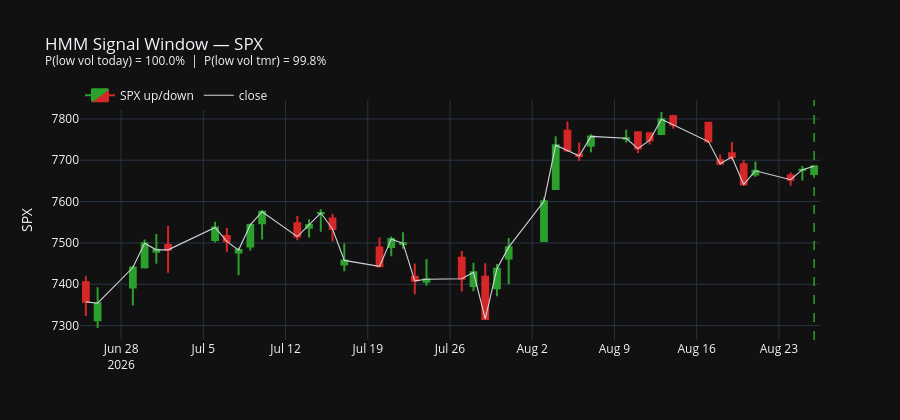
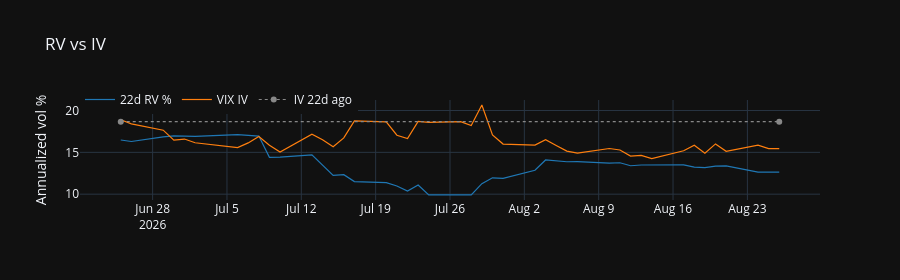

The cell these charts' notebook holds for them, in order:
### Code cell
def high_vol_shapes(dates, regimes):
    shapes, start = [], None
    for i, (d, r) in enumerate(zip(dates, regimes)):
        high = r == "high_vol"
        if high and start is None:
            start = d
        elif not high and start is not None:
            shapes.append(dict(
                type="rect", xref="x", yref="paper", x0=start, x1=dates[i - 1], y0=0, y1=1,
                fillcolor="rgba(255,0,0,0.25)", line=dict(width=0), layer="below",
            ))
            start = None
    if start is not None:
        shapes.append(dict(
            type="rect", xref="x", yref="paper", x0=start, x1=dates[-1], y0=0, y1=1,
            fillcolor="rgba(255,0,0,0.25)", line=dict(width=0), layer="below",
        ))
    return shapes


def plot_hmm(data):
    dates = data.get("hmm_dates") or []
    if not dates:
        print("HMM history empty.")
        return
    shapes = high_vol_shapes(dates, data.get("hmm_regimes") or [])
    if data.get("hmm_today_date"):
        shapes.append(dict(
            type="line", xref="x", yref="paper",
            x0=data["hmm_today_date"], x1=data["hmm_today_date"], y0=0, y1=1,
            line=dict(color="#2ca02c", width=1.5, dash="dash"),
        ))
    fig = go.Figure()
    fig.add_candlestick(
        x=dates, open=data["hmm_opens"], high=data["hmm_highs"],
        low=data["hmm_lows"], close=data["hmm_prices"], name=f"{INDEX} up/down",
        increasing_line_color="#2ca02c", increasing_fillcolor="#2ca02c",
        decreasing_line_color="#d62728", decreasing_fillcolor="#d62728",
    )
    fig.add_scatter(x=dates, y=data["hmm_prices"], name="close",
                    line=dict(color="#d0d4dc", width=1.1))
    fig.update_layout(
        title=f"HMM Signal Window — {INDEX}<br><sup>P(low vol today) = {data['hmm_prob_today']}%  |  P(low vol tmr) = {data['hmm_prob_tmr']}%</sup>",
        template="plotly_dark", height=420, hovermode="x unified",
        legend=dict(orientation="h", y=1.08), shapes=shapes,
        yaxis_title=INDEX, xaxis=dict(type="date", rangeslider=dict(visible=False)),
    )
    fig.show()

    iv_label = data.get("hmm_iv_label") or "VIX"
    vol = go.Figure()
    vol.add_scatter(x=dates, y=data["hmm_rv"], name="22d RV %", line=dict(color="#1f77b4", width=1.2))
    vol.add_scatter(x=dates, y=data["hmm_iv"], name=f"{iv_label} IV", line=dict(color="#ff7f0e", width=1.2))
    if data.get("hmm_iv_22d_ago") is not None and np.isfinite(data["hmm_iv_22d_ago"]):
        vol.add_scatter(
            x=[dates[0], dates[-1]], y=[data["hmm_iv_22d_ago"], data["hmm_iv_22d_ago"]],
            name="IV 22d ago", line=dict(color="#888888", width=1.2, dash="dot"),
        )
    vol.update_layout(
        title="RV vs IV", template="plotly_dark", height=280, hovermode="x unified",
        legend=dict(orientation="h", y=1.15), shapes=high_vol_shapes(dates, data.get("hmm_regimes") or []),
        yaxis_title="Annualized vol %", xaxis=dict(type="date", rangeslider=dict(visible=False)),
    )
    vol.show()


plot_hmm(data)

### Figure 1 — Plotly figure (JSON) as saved in the notebook; plotly's stock layout.template omitted (floating-point values rounded to 4 significant figures)
{"data": [{"close": [7357.0, 7354.0, 7440.0, 7499.0, 7483.0, 7483.0, 7537.0, 7504.0, 7483.0, 7544.0, 7575.0, 7515.0, 7544.0, 7572.0, 7534.0, 7458.0, 7443.0, 7509.0, 7499.0, 7408.0, 7412.0, 7413.0, 7429.0, 7316.0, 7438.0, 7490.0, 7600.0, 7737.0, 7724.0, 7710.0, 7758.0, 7753.0, 7728.0, 7748.0, 7799.0, 7786.0, 7745.0, 7692.0, 7708.0, 7641.0, 7674.0, 7653.0, 7677.0, 7686.0], "decreasing": {"fillcolor": "#d62728", "line": {"color": "#d62728"}}, "high": [7419.0, 7393.0, 7444.0, 7508.0, 7522.0, 7541.0, 7551.0, 7536.0, 7489.0, 7547.0, 7580.0, 7565.0, 7557.0, 7582.0, 7571.0, 7498.0, 7513.0, 7515.0, 7526.0, 7450.0, 7461.0, 7481.0, 7452.0, 7451.0, 7449.0, 7512.0, 7610.0, 7758.0, 7794.0, 7743.0, 7763.0, 7774.0, 7768.0, 7766.0, 7817.0, 7810.0, 7791.0, 7714.0, 7744.0, 7700.0, 7697.0, 7670.0, 7686.0, 7687.0], "increasing": {"fillcolor": "#2ca02c", "line": {"color": "#2ca02c"}}, "low": [7324.0, 7294.0, 7349.0, 7438.0, 7450.0, 7428.0, 7501.0, 7479.0, 7422.0, 7482.0, 7508.0, 7506.0, 7513.0, 7527.0, 7504.0, 7431.0, 7441.0, 7468.0, 7486.0, 7376, 7397.0, 7383.0, 7383.0, 7314.0, 7371.0, 7400.0, 7505.0, 7629.0, 7720.0, 7698.0, 7719.0, 7743.0, 7717.0, 7738.0, 7763.0, 7776.0, 7745.0, 7689.0, 7700.0, 7639.0, 7660.0, 7638.0, 7651.0, 7663.0], "name": "SPX up/down", "open": [7405.0, 7313.0, 7392.0, 7441.0, 7479.0, 7495.0, 7507.0, 7517.0, 7477.0, 7492.0, 7548.0, 7548.0, 7537.0, 7572.0, 7559.0, 7448.0, 7489.0, 7490.0, 7497.0, 7418.0, 7406.0, 7464.0, 7396.0, 7418.0, 7390.0, 7462.0, 7505.0, 7631.0, 7772.0, 7714.0, 7735.0, 7752.0, 7768.0, 7765.0, 7763.0, 7807.0, 7791.0, 7700.0, 7717.0, 7690.0, 7666.0, 7663.0, 7677.0, 7667.0], "type": "candlestick", "x": ["2026-06-25", "2026-06-26", "2026-06-29", "2026-06-30", "2026-07-01", "2026-07-02", "2026-07-06", "2026-07-07", "2026-07-08", "2026-07-09", "2026-07-10", "2026-07-13", "2026-07-14", "2026-07-15", "2026-07-16", "2026-07-17", "2026-07-20", "2026-07-21", "2026-07-22", "2026-07-23", "2026-07-24", "2026-07-27", "2026-07-28", "2026-07-29", "2026-07-30", "2026-07-31", "2026-08-03", "2026-08-04", "2026-08-05", "2026-08-06", "2026-08-07", "2026-08-10", "2026-08-11", "2026-08-12", "2026-08-13", "2026-08-14", "2026-08-17", "2026-08-18", "2026-08-19", "2026-08-20", "2026-08-21", "2026-08-24", "2026-08-25", "2026-08-26"]}, {"line": {"color": "#d0d4dc", "width": 1.1}, "name": "close", "type": "scatter", "x": ["2026-06-25", "2026-06-26", "2026-06-29", "2026-06-30", "2026-07-01", "2026-07-02", "2026-07-06", "2026-07-07", "2026-07-08", "2026-07-09", "2026-07-10", "2026-07-13", "2026-07-14", "2026-07-15", "2026-07-16", "2026-07-17", "2026-07-20", "2026-07-21", "2026-07-22", "2026-07-23", "2026-07-24", "2026-07-27", "2026-07-28", "2026-07-29", "2026-07-30", "2026-07-31", "2026-08-03", "2026-08-04", "2026-08-05", "2026-08-06", "2026-08-07", "2026-08-10", "2026-08-11", "2026-08-12", "2026-08-13", "2026-08-14", "2026-08-17", "2026-08-18", "2026-08-19", "2026-08-20", "2026-08-21", "2026-08-24", "2026-08-25", "2026-08-26"], "y": [7357.0, 7354.0, 7440.0, 7499.0, 7483.0, 7483.0, 7537.0, 7504.0, 7483.0, 7544.0, 7575.0, 7515.0, 7544.0, 7572.0, 7534.0, 7458.0, 7443.0, 7509.0, 7499.0, 7408.0, 7412.0, 7413.0, 7429.0, 7316.0, 7438.0, 7490.0, 7600.0, 7737.0, 7724.0, 7710.0, 7758.0, 7753.0, 7728.0, 7748.0, 7799.0, 7786.0, 7745.0, 7692.0, 7708.0, 7641.0, 7674.0, 7653.0, 7677.0, 7686.0]}], "layout": {"height": 420, "hovermode": "x unified", "legend": {"orientation": "h", "y": 1.08}, "shapes": [{"line": {"color": "#2ca02c", "dash": "dash", "width": 1.5}, "type": "line", "x0": "2026-08-26", "x1": "2026-08-26", "xref": "x", "y0": 0, "y1": 1, "yref": "paper"}], "title": {"text": "HMM Signal Window — SPX<br><sup>P(low vol today) = 100.0%  |  P(low vol tmr) = 99.8%</sup>"}, "xaxis": {"rangeslider": {"visible": false}, "type": "date"}, "yaxis": {"title": {"text": "SPX"}}}}

### Figure 2 — Plotly figure (JSON) as saved in the notebook; plotly's stock layout.template omitted (floating-point values rounded to 4 significant figures)
{"data": [{"line": {"color": "#1f77b4", "width": 1.2}, "name": "22d RV %", "type": "scatter", "x": ["2026-06-25", "2026-06-26", "2026-06-29", "2026-06-30", "2026-07-01", "2026-07-02", "2026-07-06", "2026-07-07", "2026-07-08", "2026-07-09", "2026-07-10", "2026-07-13", "2026-07-14", "2026-07-15", "2026-07-16", "2026-07-17", "2026-07-20", "2026-07-21", "2026-07-22", "2026-07-23", "2026-07-24", "2026-07-27", "2026-07-28", "2026-07-29", "2026-07-30", "2026-07-31", "2026-08-03", "2026-08-04", "2026-08-05", "2026-08-06", "2026-08-07", "2026-08-10", "2026-08-11", "2026-08-12", "2026-08-13", "2026-08-14", "2026-08-17", "2026-08-18", "2026-08-19", "2026-08-20", "2026-08-21", "2026-08-24", "2026-08-25", "2026-08-26"], "y": [16.47, 16.3, 16.85, 16.96, 16.95, 16.91, 17.11, 17.0, 16.95, 14.4, 14.43, 14.7, 13.41, 12.24, 12.33, 11.5, 11.37, 10.97, 10.37, 11.1, 9.912, 9.902, 9.919, 11.26, 11.96, 11.89, 12.86, 14.09, 13.98, 13.88, 13.89, 13.72, 13.76, 13.4, 13.49, 13.51, 13.51, 13.23, 13.17, 13.35, 13.38, 12.63, 12.64, 12.63]}, {"line": {"color": "#ff7f0e", "width": 1.2}, "name": "VIX IV", "type": "scatter", "x": ["2026-06-25", "2026-06-26", "2026-06-29", "2026-06-30", "2026-07-01", "2026-07-02", "2026-07-06", "2026-07-07", "2026-07-08", "2026-07-09", "2026-07-10", "2026-07-13", "2026-07-14", "2026-07-15", "2026-07-16", "2026-07-17", "2026-07-20", "2026-07-21", "2026-07-22", "2026-07-23", "2026-07-24", "2026-07-27", "2026-07-28", "2026-07-29", "2026-07-30", "2026-07-31", "2026-08-03", "2026-08-04", "2026-08-05", "2026-08-06", "2026-08-07", "2026-08-10", "2026-08-11", "2026-08-12", "2026-08-13", "2026-08-14", "2026-08-17", "2026-08-18", "2026-08-19", "2026-08-20", "2026-08-21", "2026-08-24", "2026-08-25", "2026-08-26"], "y": [18.89, 18.41, 17.65, 16.45, 16.59, 16.15, 15.57, 16.13, 16.9, 15.84, 15.03, 17.16, 16.5, 15.67, 16.73, 18.77, 18.65, 17.05, 16.64, 18.7, 18.58, 18.67, 18.21, 20.66, 17.09, 15.99, 15.86, 16.5, 15.81, 15.15, 14.9, 15.46, 15.28, 14.55, 14.63, 14.25, 15.19, 15.84, 14.89, 16.01, 15.13, 15.85, 15.45, 15.44]}, {"line": {"color": "#888888", "dash": "dot", "width": 1.2}, "name": "IV 22d ago", "type": "scatter", "x": ["2026-06-25", "2026-08-26"], "y": [18.67, 18.67]}], "layout": {"height": 280, "hovermode": "x unified", "legend": {"orientation": "h", "y": 1.15}, "title": {"text": "RV vs IV"}, "xaxis": {"rangeslider": {"visible": false}, "type": "date"}, "yaxis": {"title": {"text": "Annualized vol %"}}}}
